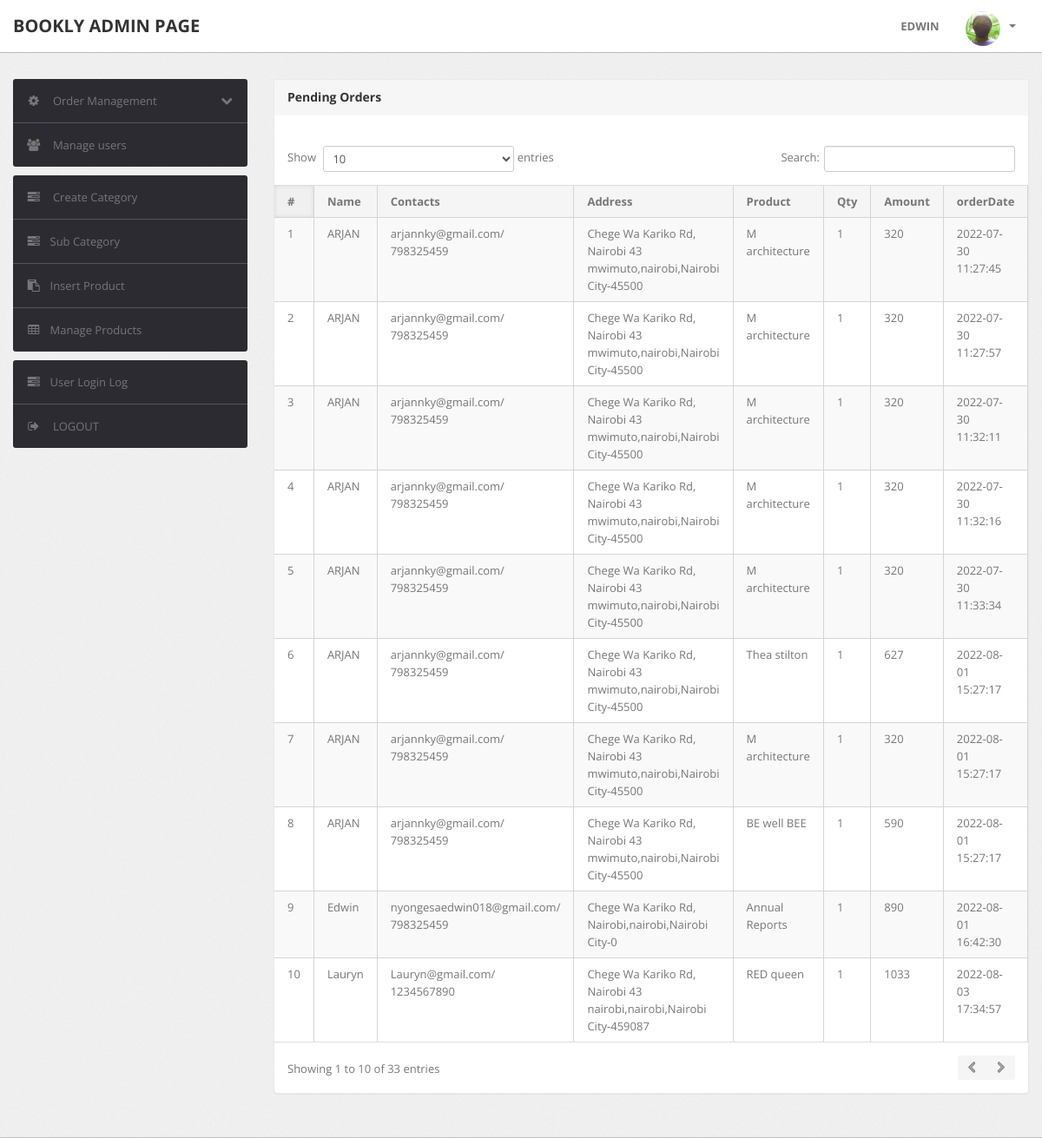
/admin/pending-orders.php (signed in), run on the app's committed database.
### tables this page shows
CREATE TABLE `orders` (
  `id` int(11) NOT NULL,
  `userId` int(11) DEFAULT NULL,
  `productId` varchar(255) DEFAULT NULL,
  `quantity` int(11) DEFAULT NULL,
  `orderDate` timestamp NOT NULL DEFAULT current_timestamp(),
  `paymentMethod` varchar(50) DEFAULT NULL,
  `orderStatus` varchar(55) DEFAULT NULL
);

CREATE TABLE `users` (
  `id` int(11) NOT NULL,
  `name` varchar(255) DEFAULT NULL,
  `email` varchar(255) DEFAULT NULL,
  `contactno` bigint(11) DEFAULT NULL,
  `password` varchar(255) DEFAULT NULL,
  `shippingAddress` longtext DEFAULT NULL,
  `shippingState` varchar(255) DEFAULT NULL,
  `shippingCity` varchar(255) DEFAULT NULL,
  `shippingPincode` int(11) DEFAULT NULL,
  `billingAddress` longtext DEFAULT NULL,
  `billingState` varchar(255) DEFAULT NULL,
  `billingCity` varchar(255) DEFAULT NULL,
  `billingPincode` int(11) DEFAULT NULL,
  `regDate` timestamp NOT NULL DEFAULT current_timestamp(),
  `updationDate` varchar(255) DEFAULT NULL
);

CREATE TABLE `products` (
  `id` int(11) NOT NULL,
  `category` int(11) NOT NULL,
  `subCategory` int(11) DEFAULT NULL,
  `productName` varchar(255) DEFAULT NULL,
  `productCompany` varchar(255) DEFAULT NULL,
  `productPrice` int(11) DEFAULT NULL,
  `productPriceBeforeDiscount` int(11) DEFAULT NULL,
  `productDescription` longtext DEFAULT NULL,
  `productImage1` varchar(255) DEFAULT NULL,
  `productImage2` varchar(255) DEFAULT NULL,
  `productImage3` varchar(255) DEFAULT NULL,
  `shippingCharge` int(11) DEFAULT NULL,
  `productAvailability` varchar(255) DEFAULT NULL,
  `postingDate` timestamp NULL DEFAULT current_timestamp(),
  `updationDate` varchar(255) DEFAULT NULL
);

### admin/pending-orders.php (the view, shortened to what this page needs)
<?php
include('include/config.php');
if (strlen($_SESSION['alogin']) == 0) {
	header('location:index.php');
} else {
?>
	<!DOCTYPE html>
	<html lang="en">
	<head>
		<link type="text/css" href="bootstrap/css/bootstrap.min.css" rel="stylesheet">
		<link type="text/css" href="bootstrap/css/bootstrap-responsive.min.css" rel="stylesheet">
		<link type="text/css" href="css/theme.css" rel="stylesheet">
		<link type="text/css" href="images/icons/css/font-awesome.css" rel="stylesheet">
	</head>
	<body>
		<?php include('include/header.php'); ?>
		<div class="wrapper">
			<div class="container">
				<div class="row">
					<?php include('include/sidebar.php'); ?>
					<div class="span9">
						<div class="content">
							<div class="module">
								<div class="module-head">
									<h3>Pending Orders</h3>
								</div>
								<div class="module-body table">
									<br />
									<table cellpadding="0" cellspacing="0" border="0" width="100%" class="datatable-1 table table-bordered table-striped	 display table-responsive">
										<thead>
											<tr>
												<th>#</th>
												<th> Name</th>
												<th width="30">Contacts</th>
												<th>Address</th>
												<th>Product </th>
												<th>Qty </th>
												<th>Amount </th>
												<th>orderDate</th>
											</tr>
										</thead>
										<tbody>
											<?php
											$status = 'Delivered';
											$query = mysqli_query($con, "select users.name as username,users.email as useremail,users.contactno as usercontact,users.shippingAddress as shippingaddress,users.shippingCity as shippingcity,users.shippingState as shippingstate,users.shippingPincode as shippingpincode,products.productName as productname,products.shippingCharge as shippingcharge,orders.quantity as quantity,orders.orderDate as orderdate,products.productPrice as productprice,orders.id as id  from orders join users on  orders.userId=users.id join products on products.id=orders.productId where orders.	orderStatus!='$status' or orders.orderStatus is null");
											$cnt = 1;
											while ($row = mysqli_fetch_array($query)) {
											?>
												<tr>
													<td><?php echo htmlentities($cnt); ?></td>
													<td><?php echo htmlentities($row['username']); ?></td>
													<td><?php echo htmlentities($row['useremail']); ?>/<br><?php echo htmlentities($row['usercontact']); ?></td>
													<td><?php echo htmlentities($row['shippingaddress'] . "," . $row['shippingcity'] . "," . $row['shippingstate'] . "-" . $row['shippingpincode']); ?></td>
													<td><?php echo htmlentities($row['productname']); ?></td>
													<td><?php echo htmlentities($row['quantity']); ?></td>
													<td><?php echo htmlentities($row['quantity'] * $row['productprice'] + $row['shippingcharge']); ?></td>
													<td><?php echo htmlentities($row['orderdate']); ?></td>
												</tr>
											<?php $cnt = $cnt + 1;
											} ?>
										</tbody>
									</table>
								</div>
							</div>
						</div>
					</div>
				</div>
			</div>
		</div>
	</body>
<?php } ?>

### admin/css/theme.css (style rules this page uses)
body { font-size: 13px; font-family: "Open Sans", Arial, sans-serif; background: #fff; color: #777; }
h1, h2, h3, h4, h5, h6 { color: #333; margin-top: 0; }
h3 { font-size: 20px; }
.wrapper { background: url(../images/bg.png) #eee; border-bottom: 1px solid #bbb; box-shadow: 0 1px 2px rgba(0, 0, 0, 0.1); padding: 30px 0; }
.module { background: #fff; border-radius: 3px; border: 1px solid #ccc; border-bottom-color: #bbb; box-shadow: 0 0 1px rgba(0, 0, 0, 0.2); margin-bottom: 30px; }
.table { margin-bottom: 0; }
.table th, .table td { border-color: #d5d5d5 !important; }
.table-bordered thead:first-child tr:first-child > th:first-child, .table-bordered tbody:first-child tr:first-child > td:first-child { border-top-left-radius: 2px; }
.table-bordered thead:last-child tr:last-child > th:first-child, .table-bordered tbody:last-child tr:last-child > td:first-child, .table-bordered tfoot:last-child tr:last-child > td:first-child { border-bottom-left-radius: 2px; }
.module { box-shadow: 0 0 3px rgba(0, 0, 0, 0.1); border-color: #e9e9e9; margin-bottom: 20px; background-color: #fff; border-radius: 4px; box-shadow: 0 1px 1px rgba(0, 0, 0, 0.05); }
.module-head { color: #767676; background-color: #f6f6f6; border-color: #e9e9e9; padding: 10px 15px; border-bottom: 1px solid transparent; border-top-right-radius: 3px; border-top-left-radius: 3px; }
.module-head h3 { font-size: 14px; line-height: 20px; height: 20px; margin: 0; }
.module-body { padding: 15px; }
.module-body.table { padding: 15px 0; }
.module-body.table .table th, .module-body.table .table td { padding-left: 15px; padding-right: 15px; }
.dataTables_wrapper table th { background: #f5f5f5; cursor: pointer; }
.dataTables_wrapper table th.sorting_asc, .dataTables_wrapper table th.sorting_desc { background: #f0f0f0; -webkit-box-shadow: 0 0 5px rgba(0, 0, 0, 0.1) inset; -moz-box-shadow: 0 0 5px rgba(0, 0, 0, 0.1) inset; box-shadow: 0 0 5px rgba(0, 0, 0, 0.1) inset; }
.dataTables_wrapper .table-bordered { -webkit-border-radius: 0; -moz-border-radius: 0; border-radius: 0; border-left: 0; border-right: 0; }
.dataTables_wrapper .table-bordered thead tr > th:first-child, .dataTables_wrapper .table-bordered tbody tr > td:first-child, .dataTables_wrapper .table-bordered tfoot tr > td:first-child, .dataTables_wrapper .table-bordered tfoot tr > th:first-child { border-left: 0; }
.dataTables_wrapper .table-bordered thead:first-child tr:first-child > th:first-child, .dataTables_wrapper .table-bordered tbody:first-child tr:first-child > td:first-child { -webkit-border-top-left-radius: 0; -moz-border-radius-topleft: 0; border-top-left-radius: 0; }
.dataTables_wrapper .table-bordered thead:last-child tr:last-child > th:first-child, .dataTables_wrapper .table-bordered tbody:last-child tr:last-child > td:first-child, .dataTables_wrapper .table-bordered tfoot:last-child tr:last-child > td:first-child { -webkit-border-bottom-left-radius: 0; -moz-border-radius-bottomleft: 0; border-bottom-left-radius: 0; }

### data on the page
orders: userId.name "ARJAN", userId.email "arjannky@gmail.com", userId.contactno "798325459", userId.shippingPincode "Chege Wa Kariko Rd, Nairobi 43 mwimuto,nairobi,Nairobi City-45500", productId.productName "M architecture", quantity "1", quantity.shippingCharge "320", orderDate "2022-07-30 11:27:45"
orders: userId.name "ARJAN", userId.email "arjannky@gmail.com", userId.contactno "798325459", userId.shippingPincode "Chege Wa Kariko Rd, Nairobi 43 mwimuto,nairobi,Nairobi City-45500", productId.productName "M architecture", quantity "1", quantity.shippingCharge "320", orderDate "2022-07-30 11:27:57"
orders: userId.name "ARJAN", userId.email "arjannky@gmail.com", userId.contactno "798325459", userId.shippingPincode "Chege Wa Kariko Rd, Nairobi 43 mwimuto,nairobi,Nairobi City-45500", productId.productName "M architecture", quantity "1", quantity.shippingCharge "320", orderDate "2022-07-30 11:32:11"
orders: userId.name "ARJAN", userId.email "arjannky@gmail.com", userId.contactno "798325459", userId.shippingPincode "Chege Wa Kariko Rd, Nairobi 43 mwimuto,nairobi,Nairobi City-45500", productId.productName "M architecture", quantity "1", quantity.shippingCharge "320", orderDate "2022-07-30 11:32:16"
orders: userId.name "ARJAN", userId.email "arjannky@gmail.com", userId.contactno "798325459", userId.shippingPincode "Chege Wa Kariko Rd, Nairobi 43 mwimuto,nairobi,Nairobi City-45500", productId.productName "M architecture", quantity "1", quantity.shippingCharge "320", orderDate "2022-07-30 11:33:34"
orders: userId.name "ARJAN", userId.email "arjannky@gmail.com", userId.contactno "798325459", userId.shippingPincode "Chege Wa Kariko Rd, Nairobi 43 mwimuto,nairobi,Nairobi City-45500", productId.productName "Thea stilton", quantity "1", quantity.shippingCharge "627", orderDate "2022-08-01 15:27:17"
orders: userId.name "ARJAN", userId.email "arjannky@gmail.com", userId.contactno "798325459", userId.shippingPincode "Chege Wa Kariko Rd, Nairobi 43 mwimuto,nairobi,Nairobi City-45500", productId.productName "M architecture", quantity "1", quantity.shippingCharge "320", orderDate "2022-08-01 15:27:17"
orders: userId.name "ARJAN", userId.email "arjannky@gmail.com", userId.contactno "798325459", userId.shippingPincode "Chege Wa Kariko Rd, Nairobi 43 mwimuto,nairobi,Nairobi City-45500", productId.productName "BE well BEE", quantity "1", quantity.shippingCharge "590", orderDate "2022-08-01 15:27:17"
orders: userId.name "Edwin", userId.email "nyongesaedwin018@gmail.com", userId.contactno "798325459", userId.shippingPincode "Chege Wa Kariko Rd, Nairobi,nairobi,Nairobi City-0", productId.productName "Annual Reports", quantity "1", quantity.shippingCharge "890", orderDate "2022-08-01 16:42:30"
orders: userId.name "Lauryn", userId.email "Lauryn@gmail.com", userId.contactno "1234567890", userId.shippingPincode "Chege Wa Kariko Rd, Nairobi 43 nairobi,nairobi,Nairobi City-459087", productId.productName "RED queen", quantity "1", quantity.shippingCharge "1033", orderDate "2022-08-03 17:34:57"
